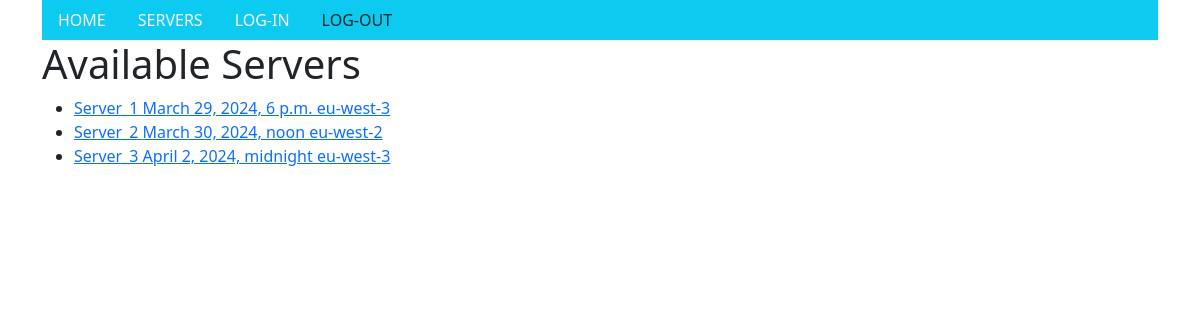
Screenshot of /servers/ with the database file from the repository.
### servers/models.py (models this page shows)
class Servers(models.Model):
    server_name = models.CharField(max_length=55)
    time_notification = models.DateTimeField()
    type_notification = models.TextChoices("push","email")
    email_address = models.EmailField(max_length=254)
    server_group = models.TextChoices("general", "computing")
    type_server_group = models.TextChoices("m7g.medium", "c7g.medium")
    server_localization = models.CharField(max_length=50)

### servers/views.py (the view)
# urls.py: path('', include('servers.urls')),
def servers(request):
  myservers = Servers.objects.all().values()
  template = loader.get_template('all_servers.html')
  context = {
    'myservers': myservers,
  }
  return HttpResponse(template.render(context, request))

### servers/templates/all_servers.html (shortened to what this page needs)
{% extends "master.html" %}
{% block content %}
<h1>Available Servers</h1>
<ul>
  {% for x in myservers %}
    <li><a href="details/{{x.id}}">{{x.server_name }} {{ x.time_notification }} {{x.server_localization}}</a></li>
  {% endfor %}
</ul>
{% endblock %}

### servers/templates/master.html (shortened to what this page needs)
<!DOCTYPE html>
<html>
<head>
  {% load bootstrap5 %}
  {% bootstrap_css %}
</head>
<body>
<div class="container">
  <ul class="nav bg-info">
    <li class="nav-item">
      <a class="nav-link link-light" href="/">HOME</a>
    </li>
    <li class="nav-item">
      <a class="nav-link link-light" href="/servers">SERVERS</a>
    </li>
    <li class="nav-item">
      <a class="nav-link link-light" href="/login">LOG-IN</a>
    </li>
    <li class="nav-item">
      <a class="nav-link link-dark" href="/logout">LOG-OUT</a>
    </li>
  </ul>
  {% block content %}
  {% endblock %}
</div>
</body>
</html>

### rows the page displays
Servers: server_name "Server_1", time_notification "March 29, 2024, 6 p.m.", server_localization "eu-west-3"
Servers: server_name "Server_2", time_notification "March 30, 2024, noon", server_localization "eu-west-2"
Servers: server_name "Server_3", time_notification "April 2, 2024, midnight", server_localization "eu-west-3"
